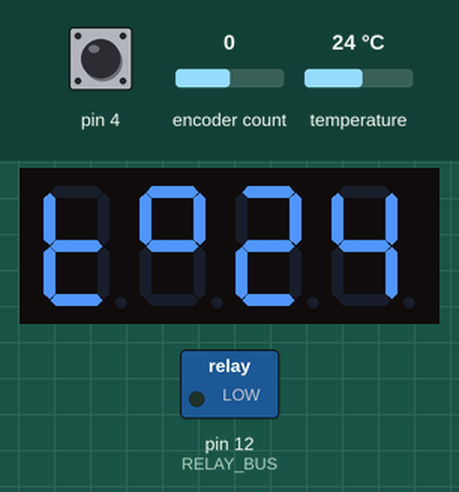
A sketch run on a simulated Arduino Uno, built with avr-gcc and run on an emulated ATmega328P. Shown: 4-digit seven-segment display, switched loads named in the sketch (green lamp = pin HIGH). The test bench sets the inputs (shaded band); at power-on: pin 4 HIGH, encoder count 0, temperature 24 °C. The local clock reads 2024-03-15 10:24:30 at power-on unless the sketch sets it.

Above: at 3.7 s.
3.8 s: pin 4 pulled LOW for 0.15 s
At 4.8 s:
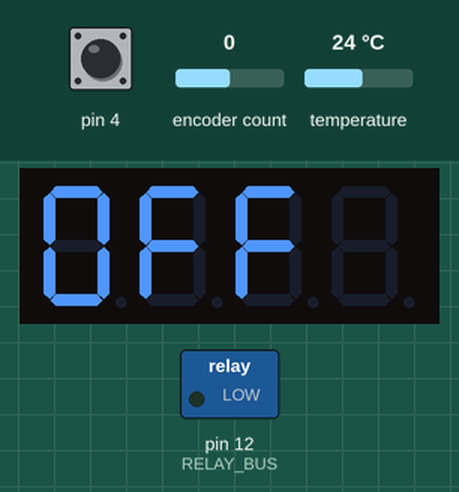
6.9 s: pin 4 pulled LOW for 0.15 s
At 7.5 s:
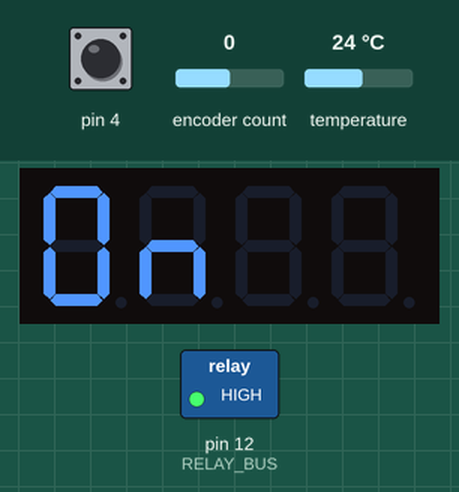
10.0 s: encoder count set to 1
At 10.9 s:
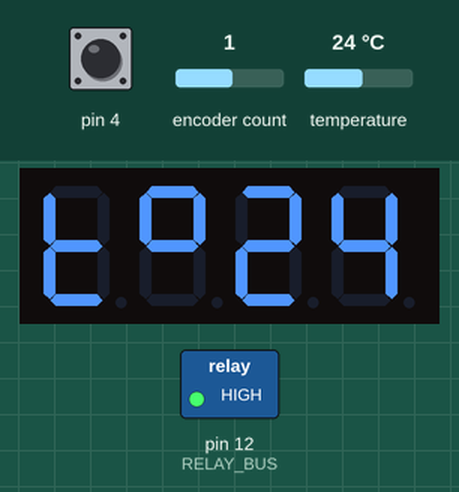
13.0 s: pin 4 pulled LOW for 0.15 s
At 14.4 s:
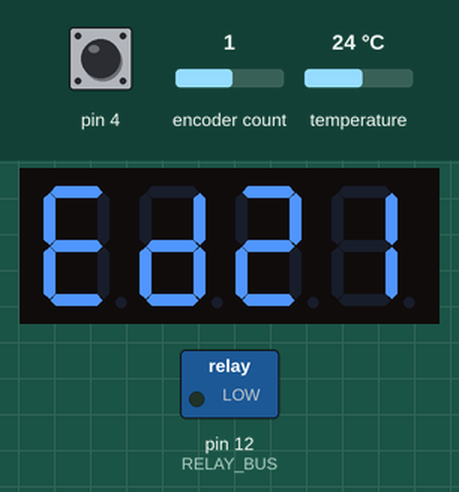
14.7 s: encoder count set to 2
At 15.7 s:
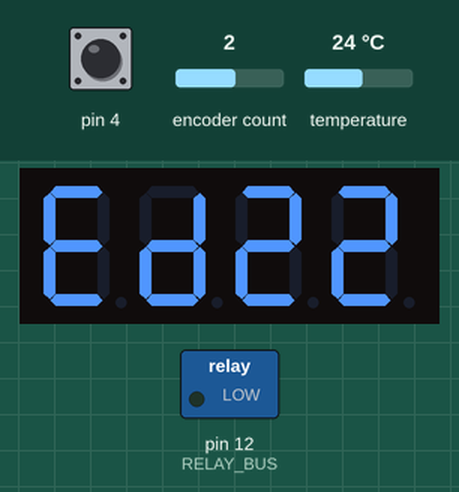
16.2 s: encoder count set to 3
At 16.9 s:
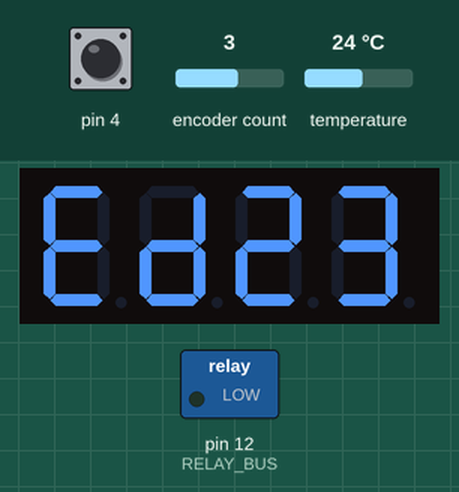
Timing chart, 0 to 19.2 s (numbered marks = the images above; inputs shaded):
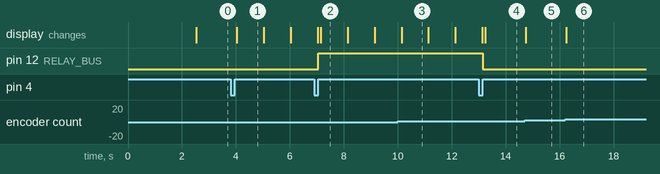

Measured:
- after the input at 3.8 s, the display: changes after 0.24 s (image 1)
- after the input at 6.9 s, pin 12 (RELAY_BUS): LOW → HIGH after 0.15 s; the display: first differs from a run without the input after 0.24 s (image 2)
- after the input at 10.0 s, pin 12 (RELAY_BUS): stays HIGH (without the input it goes to LOW after 0.00 s)
- after the input at 13.0 s, pin 12 (RELAY_BUS): HIGH → LOW after 0.15 s; the display: first differs from a run without the input after 0.24 s (image 4)
- after the input at 14.7 s, the display: changes at once (image 5)
- after the input at 16.2 s, the display: changes at once (image 6)
- what the display in image 1 shows lasts 1.0 s, from 4.0 s to 5.0 s

The sketch:

termoreg_new.ino
```cpp
#include <Wire.h>
#include <OneWire.h>

#define REQUIRESALARMS false
#include <DallasTemperature.h>

#include <iarduino_RTC.h>

#include "GyverTimer.h"
#include "GyverEncoder.h"

#define RELAY_BUS 12
#include "relayControl.h"

#define MIN_TEMP 0
#define MAX_TEMP 30
#include "tuningTemp.h"

#define DISP_CLK 8
#define DISP_DIO 9
#include "displayShow.h"

#define POWER_OFF 0
#define POWER_ON 1
#define POWER_AUTO 2

#define ENC_CLK 2
#define ENC_DT 3
#define ENC_SW 4

#define TIME_RST 5
#define TIME_CLK 7
#define TIME_DAT 6

#define ONE_WIRE_BUS 10

// timers
GTimer_ms dispTimer(100);
GTimer_ms tempTimer(60000);
GTimer_ms editTimer(10000);
GTimer_ms blinkTimer(1000);

// temperature
//const byte sens[8] = {0x28, 0xFF, 0x7F, 0x27, 0x53, 0x17, 0x04, 0xC0}; // На столе
//const byte sens[8] = {0x28, 0xAA, 0x40, 0x6C, 0x40, 0x14, 0x01, 0x5E}; // РЕСАНТА 1500 - ванная
const byte sens[8] = {0x28, 0xAA, 0xB4, 0x2D, 0x40, 0x14, 0x01, 0x88}; // SCOOLE 1500 х2 - гостинная
OneWire sensDs(ONE_WIRE_BUS);
DallasTemperature ds(&sensDs);
float temperature = 0;
int theTemp = 20;

// time
iarduino_RTC time(RTC_DS1302, TIME_RST, TIME_CLK, TIME_DAT);

// encoder
Encoder enc1(ENC_CLK, ENC_DT, ENC_SW);
bool editMode = false;
bool timeMode = false;
byte power = POWER_AUTO;

boolean isShowTemp = true;
boolean isLight = true;

extern int __bss_end;
extern void *__brkval;

void setup()
{
    // Serial.begin(9600);

    Display.init(&theTemp, &temperature);

    // relay
    RC.init(&theTemp, &temperature);

    // tuning
    enc1.setType(TYPE2);
    enc1.setTickMode(AUTO);
    Tuning.init(&theTemp);

    // timers
    editTimer.setMode(MANUAL);

    time.begin();
    time.gettime();

    Wire.begin();
    ds.begin();
    ds.requestTemperatures();
    delay(1000);
    temperature = ds.getTempC(sens);
    ds.requestTemperatures();
}

void loop()
{

    if (enc1.isHolded())
    {
        // Serial.println("Holded");
        editMode = false;
        Display.point(false);
        timeMode = !timeMode;
    }

    if (tempTimer.isReady())
    {
        temperature = ds.getTempC(sens);
        if (power == POWER_AUTO)
        {
            time.gettime();
            RC.setRelay(time.Hours);
        }
        ds.requestTemperatures();
    }

    if (timeMode)
    {
        // if (enc1.isClick())
        // {
        //     editMode = true;

        // }
        // // add settings
        // if (enc1.isTurn())
        // {
        //     if (enc1.isRight())
        //     {
        //     }

        //     if (enc1.isLeft())
        //     {
        //     }
        // }
        if (blinkTimer.isReady())
        {
            isLight = !isLight;
        }
        if (dispTimer.isReady())
        {
            Display.point(isLight);
            Display.displayClock(time.Hours, time.minutes);
        }
    }
    else
    {
        if (enc1.isTurn())
        {
            editMode = true;
            editTimer.start();
            if (enc1.isRight())
            {
                Tuning.raiseTemp();
            }

            if (enc1.isLeft())
            {
                Tuning.reduceTemp();
            }
            editTimer.reset();
        }
        if (enc1.isClick())
        {
            power = power + 1 > 2 ? 0 : power + 1;
            if (power == POWER_OFF)
            {
                RC.setRelayOff();
            }
            if (power == POWER_ON)
            {
                RC.setRelayOn();
            }
            if (power == POWER_AUTO)
            {
                RC.setRelay(time.Hours);
            }
            isShowTemp = false;
            blinkTimer.reset();
        }
        if (editTimer.isReady())
        {
            editMode = false;
            RC.setRelay(time.Hours);
            editTimer.reset();
            editTimer.stop();
        }
        if (dispTimer.isReady())
        {
            if (power == POWER_AUTO)
            {
                editMode ? Display.showEdit() : Display.showTemp();
            }
            if (power == POWER_ON)
            {
                isShowTemp ? Display.showTemp() : Display.showOn();
            }
            if (power == POWER_OFF)
            {
                isShowTemp ? Display.showTemp() : Display.showOff();
            }
        }
        if (blinkTimer.isReady())
        {
            isShowTemp = !isShowTemp;
        }
    }
}
int memoryFree()
{
    int freeValue;
    if ((int)__brkval == 0)
        freeValue = ((int)&freeValue) - ((int)&__bss_end);
    else
        freeValue = ((int)&freeValue) - ((int)__brkval);
    return freeValue;
}
```

displayShow.h
```cpp
#include "GyverTM1637.h"

#ifndef DISP_CLK
#define DISP_CLK 8
#endif

#ifndef DISP_DIO
#define DISP_DIO 9
#endif

class DisplayShow : public GyverTM1637
{
public:
    DisplayShow();
    void init(int *theTemp, float *temperature);
    void showTemp();
    void showEdit();
    void showOn();
    void showOff();

private:
    //массив изображений 7 сегментных символов от 0 до 9 и пустота
    const byte simv[12] = {
        B00111111, //0
        B00000110, //1
        B01011011, //2
        B01001111, //3
        B01100110, //4
        B01101101, //5
        B01111101, //6
        B00000111, //7
        B01111111, //8
        B01101111, //9
        B00000000, //пустота
        B01100011, //o
    };

    float *_temperature;
    int *_theTemp;
};

extern DisplayShow Display;

DisplayShow::DisplayShow() : GyverTM1637(DISP_CLK, DISP_DIO) {}

void DisplayShow::init(int *theTemp, float *temperature)
{
    _theTemp = theTemp;
    _temperature = temperature;
    clear();
    brightness(7); // яркость, 0 - 7 (минимум - максимум)
}

void DisplayShow::showTemp()
{
    byte dig3 = (*_temperature >= 10 || *_temperature <= -10) ? simv[(int)*_temperature / 10] : simv[10];
    byte dig4 = simv[(int)*_temperature % 10];

    displayByte(_t, simv[11], dig3, dig4);
}

void DisplayShow::showEdit()
{
    byte dig3 = (*_theTemp >= 10 || *_theTemp <= -10) ? simv[*_theTemp / 10] : simv[10];
    byte dig4 = simv[*_theTemp % 10];

    displayByte(_E, _d, dig3, dig4);
}

void DisplayShow::showOn()
{
    displayByte(_O, _n, _empty, _empty);
}

void DisplayShow::showOff()
{
    displayByte(_O, _f, _f, _empty);
}

DisplayShow Display = DisplayShow();
```

relayControl.h
```cpp
#ifndef RELAY_BUS
#define RELAY_BUS 12
#endif

#define RELAY_ON 1
#define RELAY_OFF 0

class RelayControl
{
public:
    RelayControl();
    void init(int *theTemp, float *temperature);
    void setRelay(uint8_t hour);
    void setRelayOn();
    void setRelayOff();

private:
    int _bus;
    bool _relayStatus = 0;
    float *_temperature;
    int *_theTemp;
    void checkTemp(int bottom, int top);
};

extern RelayControl RC;

RelayControl::RelayControl() {}

void RelayControl::init(int *theTemp, float *temperature)
{
    _theTemp = theTemp;
    _temperature = temperature;
    pinMode(RELAY_BUS, OUTPUT);
}

void RelayControl::setRelay(uint8_t hour)
{
    if (hour >= 5 && hour < 7)
    {
        checkTemp(2, 5);
        return;
    }
    if (hour >= 7 && hour <= 23)
    {
        checkTemp(0, 0);
        return;
    }
    if (hour == 0)
    {
        checkTemp(0, 0);
        return;
    }
    checkTemp(0, 2);
}

void RelayControl::checkTemp(int bottom, int top)
{
    if (*_temperature < *_theTemp + bottom && _relayStatus == RELAY_OFF)
    {
        setRelayOn();
    }
    if (*_temperature > *_theTemp + top && _relayStatus == RELAY_ON)
    {
        setRelayOff();
    }
}

void RelayControl::setRelayOn()
{
    _relayStatus = RELAY_ON;
    digitalWrite(RELAY_BUS, RELAY_ON);
}

void RelayControl::setRelayOff()
{
    _relayStatus = RELAY_OFF;
    digitalWrite(RELAY_BUS, RELAY_OFF);
}

RelayControl RC = RelayControl();
```

tuningTemp.h
```cpp
#ifndef MIN_TEMP
#define MIN_TEMP 0
#endif

#ifndef MAX_TEMP
#define MAX_TEMP 30
#endif

class TuningTemp
{
public:
    TuningTemp();
    void init(int *theTemp);
    void raiseTemp();
    void reduceTemp();

private:
    int *_theTemp;
};

extern TuningTemp Tuning;

TuningTemp::TuningTemp() {}

void TuningTemp::init(int *theTemp)
{
    _theTemp = theTemp;
}

void TuningTemp::raiseTemp()
{
    *_theTemp = *_theTemp < MAX_TEMP ? *_theTemp + 1 : MAX_TEMP;
}
void TuningTemp::reduceTemp()
{
    *_theTemp = *_theTemp > MIN_TEMP ? *_theTemp - 1 : MIN_TEMP;
}

TuningTemp Tuning = TuningTemp();
```
